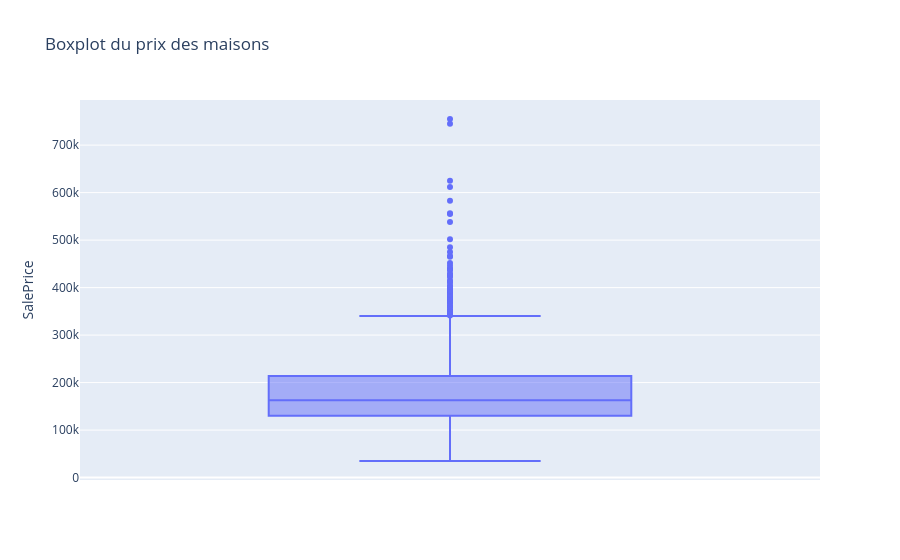

Notebook code cell kept with this figure:
### Code cell
fig = px.box(
    data_clean.to_pandas(),
    y="SalePrice",
    title="Boxplot du prix des maisons"
)

fig.show()

### Figure 1 — Plotly figure (JSON) as saved in the notebook; plotly's stock layout.template omitted (floating-point values rounded to 4 significant figures; data arrays with more than 128 entries replaced by an {"elided": "..."} marker saying what was removed)
{"data": [{"alignmentgroup": "True", "hovertemplate": "SalePrice=%{y}<extra></extra>", "legendgroup": "", "marker": {"color": "#636efa"}, "name": "", "notched": false, "offsetgroup": "", "orientation": "v", "showlegend": false, "type": "box", "x0": " ", "xaxis": "x", "y": {"elided": "1460 int values"}, "y0": " ", "yaxis": "y"}], "layout": {"boxmode": "group", "legend": {"tracegroupgap": 0}, "title": {"text": "Boxplot du prix des maisons"}, "xaxis": {"anchor": "y", "domain": [0, 1]}, "yaxis": {"anchor": "x", "domain": [0, 1], "title": {"text": "SalePrice"}}}}
